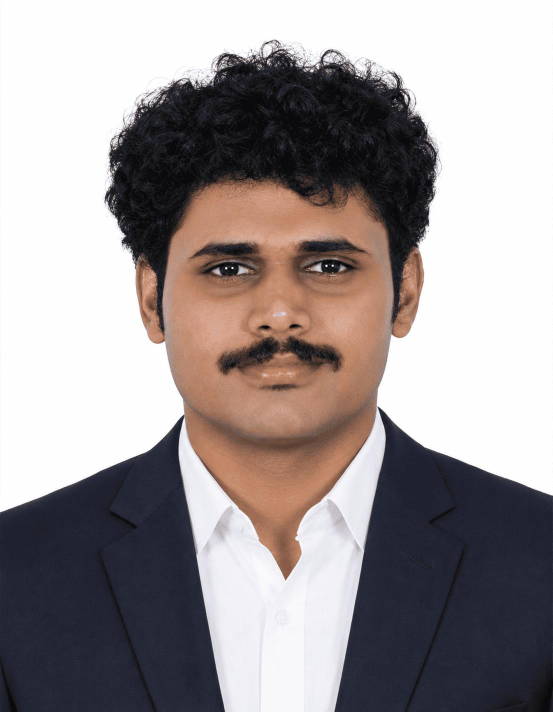
#> input picture assets/photo-original.jpg, 1105 x 1423 px, found by its file name (shown at 1/2 size)
$ python make_portrait.py
#> lines starting #> are read from the running program, lines starting #| are printed output that depends on the picture; after the words box and inside, x2 and y2 are one past the last pixel; in counts of white or black regions, pixels touching at a corner belong together
"""
High-fidelity ASCII portrait renderer.
Produces a recognizable face portrait with clear facial features.
"""
import numpy as np
import cv2
from PIL import Image, ImageEnhance, ImageFilter
import xml.sax.saxutils as sax
import os

# ── Configuration ────────────────────────────────────────────────────────
INPUT_PATH   = 'assets/photo-original.jpg'   # full-colour original
OUTPUT_PATH  = 'portrait.svg'

# Wider glyph ramp from empty → dense; 20 levels for smooth gradients
GLYPH_RAMP   = "  ..'',,::;;~~++**xxXXOO##@@"

# Grid: wider = more horizontal resolution; rows auto-calculated
GRID_WIDTH   = 80
# Correction factor: monospace chars are ~2x taller than wide
ASPECT_CORR  = 0.45

FONT_SIZE    = 7.5
LINE_HEIGHT  = 8.8
LETTER_W     = 4.55
CYBER_BLUE   = '#3BA8FF'
GLOW_COLOR   = '#58A6FF'


def load_and_crop_portrait(path: str) -> np.ndarray:
    """
    Load full-colour image, auto-crop to the head+shoulders region,
    and return as grayscale numpy array.
    """
    img_bgr = cv2.imread(path)
    if img_bgr is None:
        raise FileNotFoundError(f"Cannot read {path}")

    h, w = img_bgr.shape[:2]
    # Portrait photo: head is typically in top 85%, centered
    crop_h = int(h * 0.85)
    crop_w = int(w * 0.90)
    x_off  = (w - crop_w) // 2
    cropped = img_bgr[0:crop_h, x_off:x_off + crop_w]

    gray = cv2.cvtColor(cropped, cv2.COLOR_BGR2GRAY)
    return gray


def enhance_for_ascii(gray: np.ndarray) -> np.ndarray:
    """
    Apply a chain of enhancement steps optimised for ASCII conversion:
    1. Histogram normalisation (full range 0-255)
    2. CLAHE (local contrast)
    3. Unsharp-mask sharpening
    4. Gamma brightening for faces (dark skin → mid-range)
    """
    # 1. Full-range normalise
    norm = cv2.normalize(gray, None, 0, 255, cv2.NORM_MINMAX)

    # 2. CLAHE – preserve local face detail
    clahe = cv2.createCLAHE(clipLimit=4.0, tileGridSize=(8, 8))
    cl = clahe.apply(norm)

    # 3. Unsharp mask for crispness
    blur = cv2.GaussianBlur(cl, (0, 0), sigmaX=1.5)
    sharp = cv2.addWeighted(cl, 1.8, blur, -0.8, 0)
    sharp = np.clip(sharp, 0, 255).astype(np.uint8)

    # 4. Slight gamma brighten so mid-tone skin maps to readable chars
    gamma   = 0.75
    lut     = np.array([min(255, int((i / 255.0) ** gamma * 255)) for i in range(256)], dtype=np.uint8)
    result  = cv2.LUT(sharp, lut)

    return result


def remove_pure_white_bg(enhanced: np.ndarray, threshold: int = 240) -> np.ndarray:
    """
    Force pixels brighter than threshold to pure white (255).
    This separates background from subject so background → spaces in ASCII.
    """
    out = enhanced.copy()
    out[out >= threshold] = 255
    return out


def pixels_to_ascii(px: np.ndarray) -> list:
    """
    Map each pixel to a glyph.
    White (255) background → space character.
    Dark (0) pixels       → dense glyphs like @ # O X.
    """
    ramp     = GLYPH_RAMP
    ramp_len = len(ramp)
    rows     = []

    for row in px:
        line = ''
        for pixel in row:
            p = int(pixel)
            if p >= 248:              # pure/near-white background
                line += ' '
            else:
                # Invert: dark → high ramp index (dense glyph)
                inv = 255 - p
                idx = int(inv / 255.0 * (ramp_len - 1))
                idx = max(0, min(ramp_len - 1, idx))
                line += ramp[idx]
        rows.append(line)

    return rows


def build_svg(rows: list, out_path: str) -> None:
    """Generate animated cyberpunk SVG from ASCII rows."""
    num_rows = len(rows)
    max_cols = max(len(r) for r in rows) if rows else GRID_WIDTH

    svg_w = int(max_cols * LETTER_W + 20)
    svg_h = int(num_rows * LINE_HEIGHT + 20)

    tspan_parts = []
    for i, row in enumerate(rows):
        y = int(14 + i * LINE_HEIGHT)
        tspan_parts.append(
            '    <tspan x="10" y="{}">{}</tspan>'.format(y, sax.escape(row))
        )
    tspans_block = '\n'.join(tspan_parts)

    svg = (
        '<svg xmlns="http://www.w3.org/2000/svg"'
        ' viewBox="0 0 {w} {h}" width="{w}" height="{h}">\n'
        '  <defs>\n'
        '    <style>\n'
        '      @keyframes revealDown {{\n'
        '        from {{ height: 0; }}\n'
        '        to   {{ height: {h}px; }}\n'
        '      }}\n'
        '      @keyframes cyberPulse {{\n'
        '        0%, 100% {{ opacity: .88; }}\n'
        '        50%       {{ opacity: 1.0; }}\n'
        '      }}\n'
        '      .ascii {{\n'
        '        font-family: "Courier New", Consolas, "Fira Code", monospace;\n'
        '        font-size: {fs}px;\n'
        '        font-weight: 700;\n'
        '        fill: {blue};\n'
        '        letter-spacing: .5px;\n'
        '        animation: cyberPulse 4s ease-in-out infinite;\n'
        '      }}\n'
        '    </style>\n'
        '    <filter id="glow" x="-10%" y="-10%" width="120%" height="120%">\n'
        '      <feGaussianBlur stdDeviation=".5" result="b"/>\n'
        '      <feMerge><feMergeNode in="b"/><feMergeNode in="SourceGraphic"/></feMerge>\n'
        '    </filter>\n'
        '    <clipPath id="rev">\n'
        '      <rect x="0" y="0" width="{w}" height="0">\n'
        '        <animate attributeName="height"\n'
        '                 from="0" to="{h}"\n'
        '                 dur="2.2s" fill="freeze"\n'
        '                 calcMode="spline"\n'
        '                 keySplines="0.2 1 0.3 1"/>\n'
        '      </rect>\n'
        '    </clipPath>\n'
        '  </defs>\n'
        '  <g clip-path="url(#rev)" filter="url(#glow)">\n'
        '    <text class="ascii" xml:space="preserve">\n'
        '{tspans}\n'
        '    </text>\n'
        '  </g>\n'
        '</svg>\n'
    ).format(w=svg_w, h=svg_h, fs=FONT_SIZE, blue=CYBER_BLUE, tspans=tspans_block)

    with open(out_path, 'w', encoding='utf-8') as f:
        f.write(svg)

    print('[OK] portrait.svg saved -> {} cols x {} rows -> {}'.format(
        max_cols, num_rows, out_path))


def main():
    print('[+] Loading and cropping portrait...')
    gray = load_and_crop_portrait(INPUT_PATH)
#> in load_and_crop_portrait, img_bgr is the input picture: shape (1423, 1105, 3); mean B, G, R 151.2, 150.5, 157.7
#> in load_and_crop_portrait, `cropped = img_bgr[0:crop_h, x_off:x_off + crop_w]`:
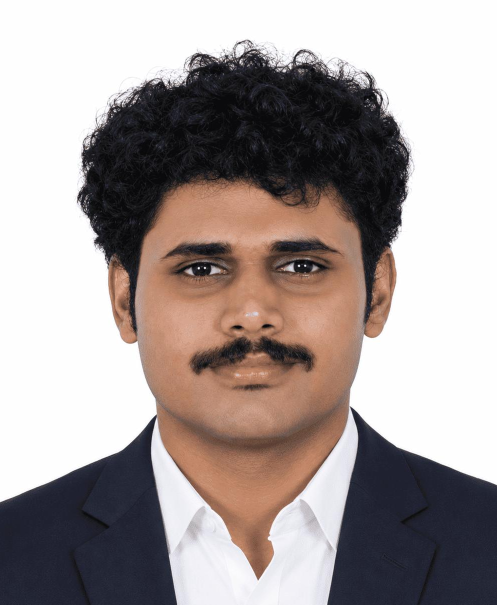
#> cropped: shape (1209, 994, 3) (shown at 1/2 size); mean B, G, R 154.4, 156.1, 166
#> in load_and_crop_portrait, `gray = cv2.cvtColor(cropped, cv2.COLOR_BGR2GRAY)`:
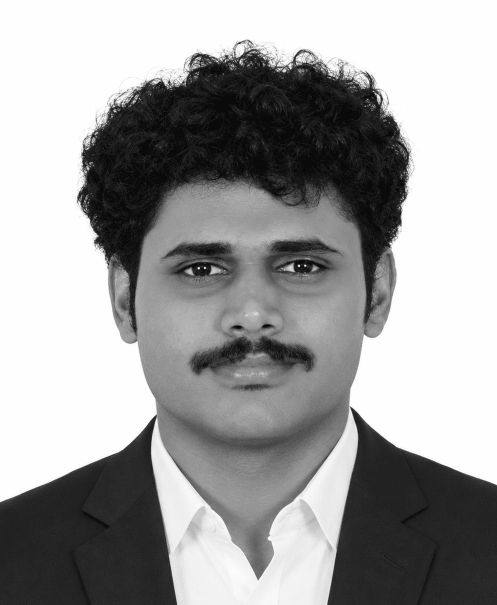
#> gray: shape (1209, 994) (shown at 1/2 size); min 0, max 255, mean 158.9

    print('[+] Enhancing contrast for ASCII conversion...')
    enhanced = enhance_for_ascii(gray)
#> in enhance_for_ascii, `cl = clahe.apply(norm)`:
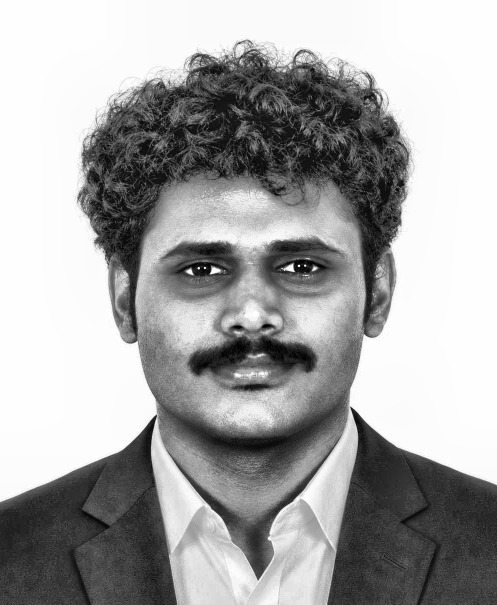
#> cl: shape (1209, 994) (shown at 1/2 size); min 0, max 255, mean 166
#> in enhance_for_ascii, `result  = cv2.LUT(sharp, lut)`:
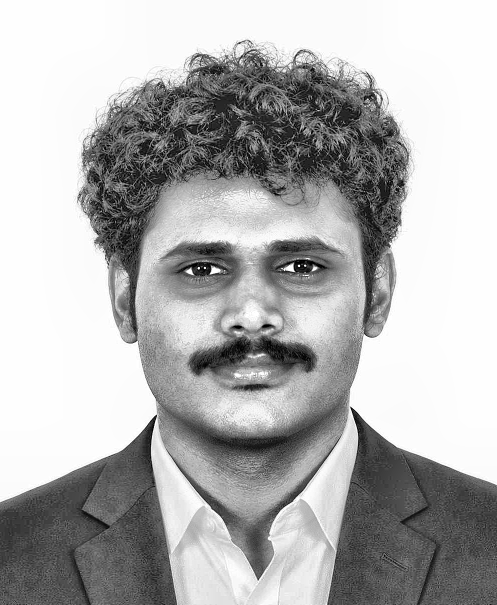
#> result: shape (1209, 994) (shown at 1/2 size); min 0, max 255, mean 177.7

    print('[+] Cleaning background...')
    cleaned = remove_pure_white_bg(enhanced, threshold=242)

    # Resize to ASCII grid
    h, w = cleaned.shape
#> h = 1209; w = 994
    aspect = h / float(w)
#> aspect = 1.22
    grid_h = int(GRID_WIDTH * aspect * ASPECT_CORR)
#> grid_h = 43
    print('[+] Resizing to {}x{} ASCII grid...'.format(GRID_WIDTH, grid_h))
#> (printed output is left out)
    resized = cv2.resize(cleaned, (GRID_WIDTH, grid_h), interpolation=cv2.INTER_AREA)
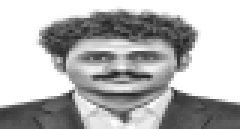
#> resized: shape (43, 80) (shown 3 times larger); min 32, max 255, mean 178.7

    print('[+] Converting pixels to ASCII characters...')
    rows = pixels_to_ascii(resized)
#> the loop in pixels_to_ascii, `for row in px:` made 43 passes
#> after the loop in pixels_to_ascii, `for row in px:`: rows = 43 items
#> rows = 43 items

    print('[+] Building SVG...')
    build_svg(rows, OUTPUT_PATH)
#> in build_svg, `num_rows = len(rows)`: num_rows = 43
#> in build_svg, `max_cols = max(len(r) for r in rows) if rows else GRID_WIDTH`: max_cols = 80
#> in build_svg, `svg_w = int(max_cols * LETTER_W + 20)`: svg_w = 384
#> in build_svg, `svg_h = int(num_rows * LINE_HEIGHT + 20)`: svg_h = 398
#> the loop in build_svg, `for i, row in enumerate(rows):` made 43 passes
#> y on passes 1 to 12: 14, 22, 31, 40, 49, 58, 66, 75, 84, 93, 102, 110
#> after the loop in build_svg, `for i, row in enumerate(rows):`: tspan_parts = 43 items
#| [OK] portrait.svg saved -> 80 cols x 43 rows -> portrait.svg

    # Print a text preview to terminal
    print('\n--- ASCII PREVIEW (first 15 rows) ---')
    for r in rows[:15]:
        print(r)
#> this loop made 15 passes
#> (printed output is left out)
    print('...')


if __name__ == '__main__':
    main()

$ run again, with assets/photo-ready.png saved as assets/photo-original.jpg
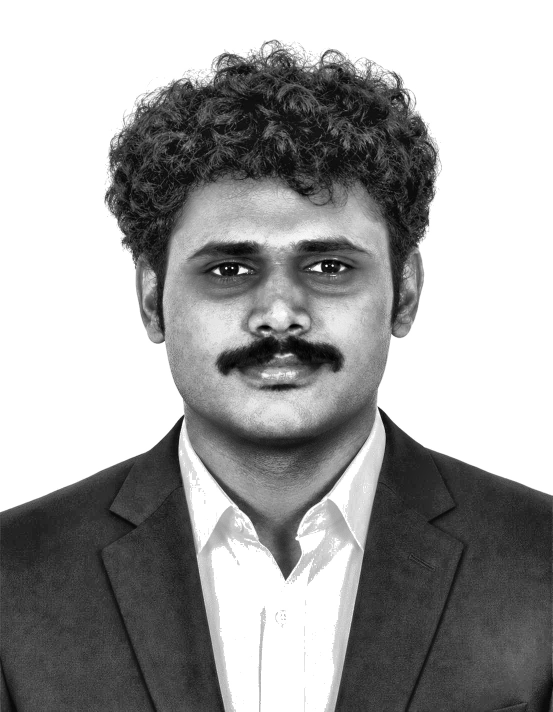
#> input picture assets/photo-ready.png, 1105 x 1423 px, found by its file name (shown at 1/2 size)
#> in load_and_crop_portrait, img_bgr is the input picture: shape (1423, 1105, 3); min 0, max 255, mean 161.7
#> in enhance_for_ascii, `result  = cv2.LUT(sharp, lut)`:
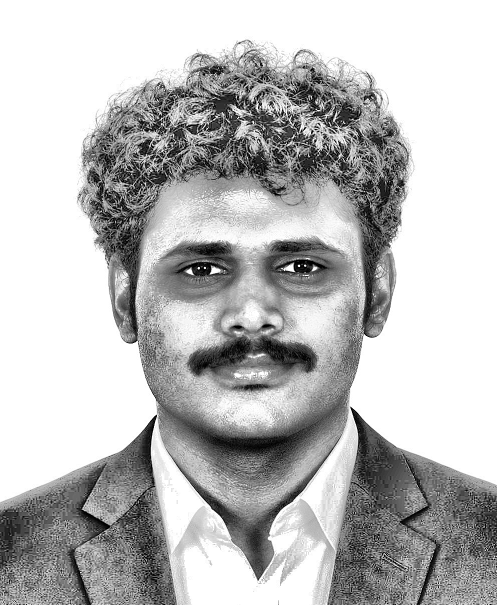
#> result: shape (1209, 994) (shown at 1/2 size); min 0, max 255, mean 187.9
#> out: shape (1209, 994); 2.36% of pixels changed, all inside (x1, y1, x2, y2) = (0, 72, 994, 1209)
#> (printed output is left out)
#> in main, `resized = cv2.resize(cleaned, (GRID_WIDTH, grid_h), interpolation=cv2...`:
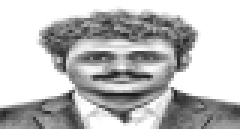
#> resized: shape (43, 80) (shown 3 times larger); min 26, max 255, mean 188.1
#> the loop in pixels_to_ascii, `for row in px:` made 43 passes
#> after the loop in pixels_to_ascii, `for row in px:`: rows = 43 items
#> num_rows = 43
#> max_cols = 80
#> svg_w = 384
#> svg_h = 398
#> the loop in build_svg, `for i, row in enumerate(rows):` made 43 passes
#> y on passes 1 to 8: 14, 22, 31, 40, 49, 58, 66, 75
#> after the loop in build_svg, `for i, row in enumerate(rows):`: tspan_parts = 43 items
#| [OK] portrait.svg saved -> 80 cols x 43 rows -> portrait.svg
#> the loop in main, `for r in rows[:15]:` made 15 passes
